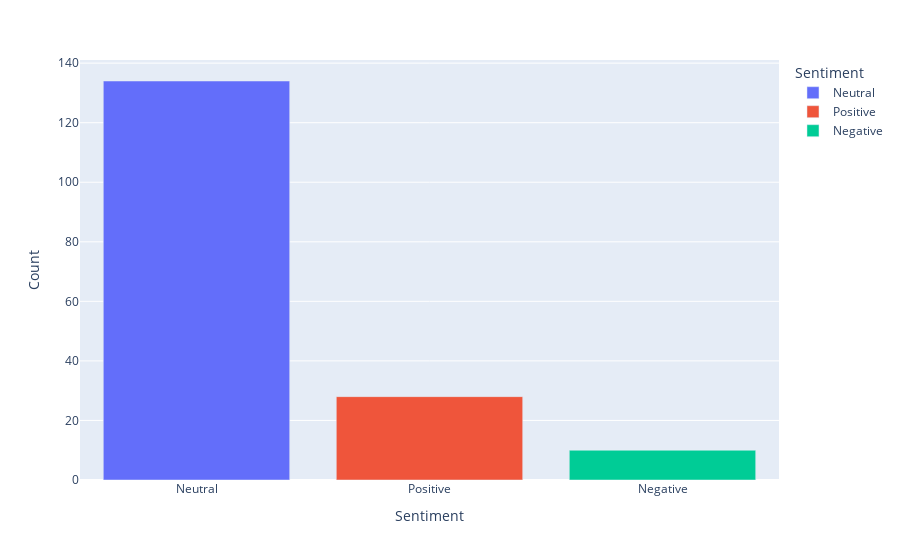

Source (notebook cell):
### Code cell
import pandas as pd
import matplotlib.pyplot as plt
from textblob import TextBlob
from wordcloud import WordCloud
import plotly.express as px
from collections import Counter

df = pd.read_csv(r"C:\Users\mukke\Downloads\twitter.csv", on_bad_lines="skip", engine="python")
df.drop_duplicates(inplace=True)

text_column = "content" if "content" in df.columns else df.columns[0]
df.dropna(subset=[text_column], inplace=True)

def get_sentiment(text):
    analysis = TextBlob(str(text))
    if analysis.sentiment.polarity > 0:
        return "Positive"
    elif analysis.sentiment.polarity < 0:
        return "Negative"
    else:
        return "Neutral"

df["Sentiment"] = df[text_column].apply(get_sentiment)

sentiment_counts = df["Sentiment"].value_counts()
plt.figure(figsize=(6, 4))
sentiment_counts.plot(kind="bar", color=["green", "red", "gray"])
plt.title("Sentiment Analysis")
plt.xlabel("Sentiment")
plt.ylabel("Count")
plt.show()

sentiment_counts_df = sentiment_counts.reset_index()
sentiment_counts_df.columns = ["Sentiment", "Count"]

fig = px.bar(
    sentiment_counts_df,
    x="Sentiment",
    y="Count",
    labels={"Sentiment": "Sentiment", "Count": "Count"},
    color="Sentiment"
)
fig.show(renderer="vscode")

pos_text = " ".join(df[df["Sentiment"] == "Positive"][text_column])
neg_text = " ".join(df[df["Sentiment"] == "Negative"][text_column])

pos_wc = WordCloud(width=800, height=400, background_color="white").generate(pos_text)
neg_wc = WordCloud(width=800, height=400, background_color="black").generate(neg_text)

plt.figure(figsize=(10, 5))
plt.imshow(pos_wc, interpolation="bilinear")
plt.axis("off")
plt.title("Positive Tweets WordCloud")
plt.show()

plt.figure(figsize=(10, 5))
plt.imshow(neg_wc, interpolation="bilinear")
plt.axis("off")
plt.title("Negative Tweets WordCloud")
plt.show()

df.to_csv("sentiment_results.csv", index=False)

positive_words = " ".join(df[df["Sentiment"] == "Positive"][text_column]).split()
negative_words = " ".join(df[df["Sentiment"] == "Negative"][text_column]).split()

print("Top Positive Words:", Counter(positive_words).most_common(10))
print("Top Negative Words:", Counter(negative_words).most_common(10))

### Figure 1 — Plotly figure (JSON) as saved in the notebook; plotly's stock layout.template omitted (floating-point values rounded to 4 significant figures)
{"data": [{"hovertemplate": "Sentiment=%{x}<br>Count=%{y}<extra></extra>", "legendgroup": "Neutral", "marker": {"color": "#636efa", "pattern": {"shape": ""}}, "name": "Neutral", "orientation": "v", "showlegend": true, "textposition": "auto", "type": "bar", "x": ["Neutral"], "xaxis": "x", "y": [134], "yaxis": "y"}, {"hovertemplate": "Sentiment=%{x}<br>Count=%{y}<extra></extra>", "legendgroup": "Positive", "marker": {"color": "#EF553B", "pattern": {"shape": ""}}, "name": "Positive", "orientation": "v", "showlegend": true, "textposition": "auto", "type": "bar", "x": ["Positive"], "xaxis": "x", "y": [28], "yaxis": "y"}, {"hovertemplate": "Sentiment=%{x}<br>Count=%{y}<extra></extra>", "legendgroup": "Negative", "marker": {"color": "#00cc96", "pattern": {"shape": ""}}, "name": "Negative", "orientation": "v", "showlegend": true, "textposition": "auto", "type": "bar", "x": ["Negative"], "xaxis": "x", "y": [10], "yaxis": "y"}], "layout": {"barmode": "relative", "legend": {"title": {"text": "Sentiment"}, "tracegroupgap": 0}, "margin": {"t": 60}, "xaxis": {"anchor": "y", "categoryarray": ["Neutral", "Positive", "Negative"], "categoryorder": "array", "domain": [0, 1], "title": {"text": "Sentiment"}}, "yaxis": {"anchor": "x", "domain": [0, 1], "title": {"text": "Count"}}}}
